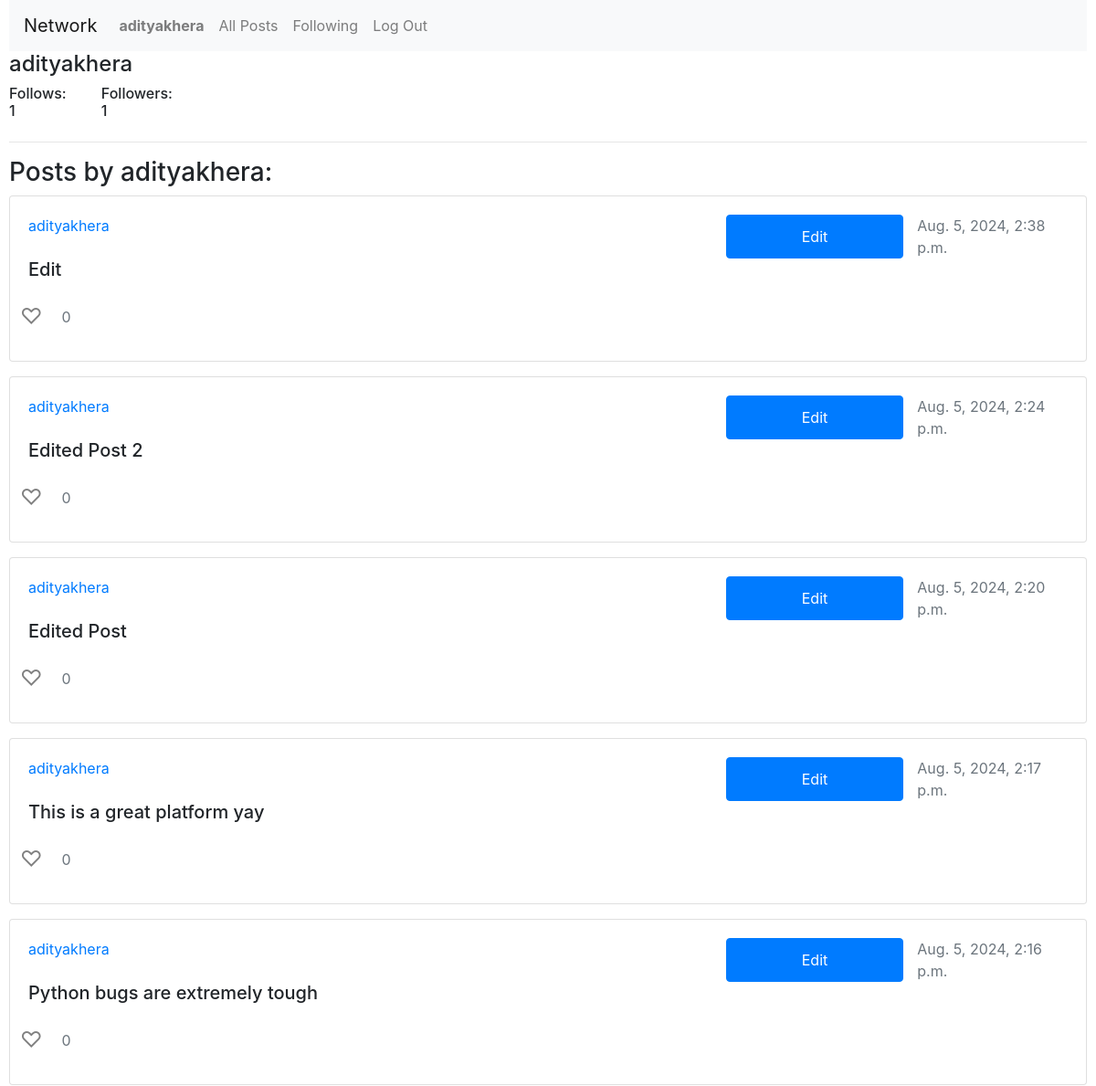
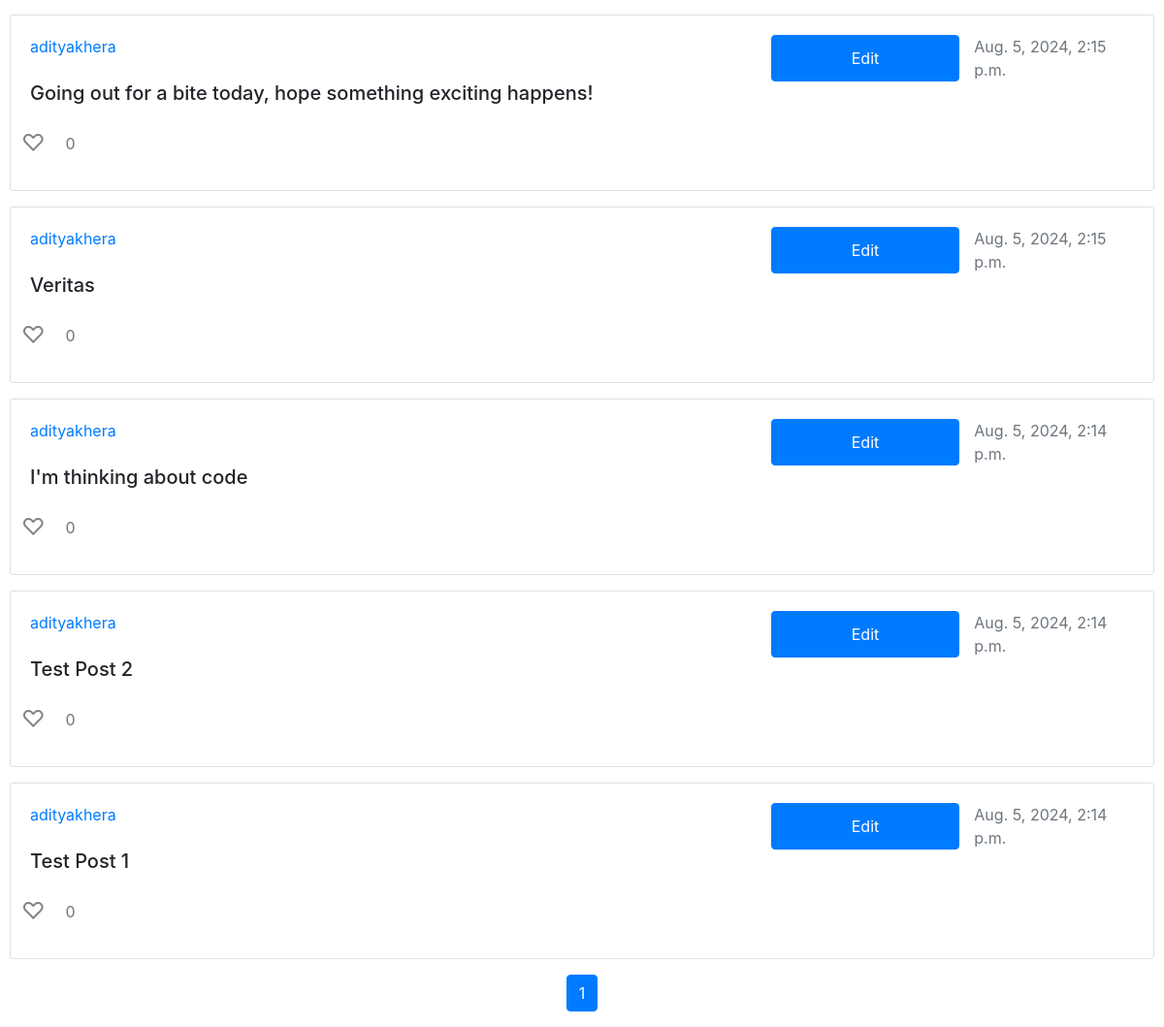
The page /profile/adityakhera (signed in) on the database its author committed (2 pictures, top to bottom).
### network/models.py (models this page shows, shortened)
class User(AbstractUser):
    pass

class Post(models.Model):
    user = models.ForeignKey(User, on_delete=models.CASCADE, related_name = 'posts_made')
    content = models.CharField(max_length=280)
    timestamp = models.DateTimeField(auto_now_add=True)

### network/views.py (the view)
# urls.py: path("profile/<str:username>", views.profile, name='profile'),
def profile(request, username):
    profile = User.objects.get(username = username)
    follower = User.objects.get(pk=request.user.id)
    posts_list = Post.objects.filter(user = profile).order_by('-timestamp')
    paginator = Paginator(posts_list, 10)  # 10 posts per page
    page_number = request.GET.get('page')
    posts = paginator.get_page(page_number)
    if Follower.objects.filter(user = follower, followers = profile).exists():
        following = True
    else:
        following = False
    return render(request, 'network/profile.html', {
        'profile' : profile,
        'posts' : posts,
        'following'  : following
    })

### network/templates/network/profile.html (shortened to what this page needs)
{% extends "network/layout.html" %}
{% block body %}
    <div class="h4">{{profile.username}}</div>
    <div class="row">
        <div class="h6 col-1">Follows: {{profile.followers.count}}</div>
        <div class="h6 col-1">Followers: {{profile.follows.count}}</div>
    </div>
    <hr>
    <h3>Posts by {{profile.username}}:</h3>
    {% if posts %}
        <div class="row">
            <div class="col-12">
                {% for post in posts %}
                <div class="card mb-3">
                    <div class="card-body">
                        <div class="row">
                            {% if post.user.username == user.username %}
                                <a href="{% url 'profile' username=post.user.username %}" class="col-8">{{post.user.username}}</a>
                                <button class="edit-button btn btn-primary col-2" data-post-id="{{ post.id }}" data-post-content="{{ post.content|escapejs }}">Edit</button>
                            {% else %}
                                <a href="{% url 'profile' username=post.user.username %}" class="col-10">{{post.user.username}}</a>
                            {% endif %}
                            <div class="text-muted col-2">{{post.timestamp}}</div>
                        </div>
                        <h5 class="card-title" id="post-content-{{ post.id }}">{{ post.content }}</h5>
                        <div class="row">
                            <button class="like-button {% if user in post.likes.all %}liked{% else %}unliked{% endif %}" data-post-id="{{post.id}}">
                                {% if user in post.likes.all %}
                                &#x2764;
                                {% else %}
                                &#x2661;
                                {% endif %}
                            </button>
                            <p class="text-muted col-2 mt-3" id="like-count-{{post.id}}">{{post.likes.count}}</p>
                        </div>
                    </div>
                </div>
                {% endfor %}
            </div>
        </div>
        <nav aria-label="Page navigation">
            <ul class="pagination justify-content-center">
                {% for i in posts.paginator.page_range %}
                    {% if posts.number == i %}
                        <li class="page-item active"><a class="page-link" href="#">{{ i }}</a></li>
                    {% else %}
                        <li class="page-item"><a class="page-link" href="?page={{ i }}">{{ i }}</a></li>
                    {% endif %}
                {% endfor %}
            </ul>
        </nav>
    {% else %}
        <h4>No Posts Yet</h4>
    {% endif %}
{% endblock %}

### network/templates/network/layout.html (shortened to what this page needs)
{% load static %}
<!DOCTYPE html>
<html lang="en">
    <head>
        <link rel="stylesheet" href="https://stackpath.bootstrapcdn.com/bootstrap/4.4.1/css/bootstrap.min.css">
        <link href="{% static 'network/styles.css' %}" rel="stylesheet">
    </head>
    <body>
        <nav class="navbar navbar-expand-lg navbar-light bg-light">
            <a class="navbar-brand" href="#">Network</a>
            <div>
              <ul class="navbar-nav mr-auto">
                {% if user.is_authenticated %}
                    <li class="nav-item">
                        <a class="nav-link" href="{% url 'profile' username=user.username %}"><strong>{{ user.username }}</strong></a>
                    </li>
                {% endif %}
                <li class="nav-item">
                  <a class="nav-link" href="{% url 'index' %}">All Posts</a>
                </li>
                {% if user.is_authenticated %}
                    <li class="nav-item">
                        <a class="nav-link" href="{% url 'followingpage' %}">Following</a>
                    </li>
                    <li class="nav-item">
                        <a class="nav-link" href="{% url 'logout' %}">Log Out</a>
                    </li>
                {% endif %}
              </ul>
            </div>
          </nav>
        <div class="body">
            {% block body %}
            {% endblock %}
        </div>
    </body>
</html>

### network/templates/network/layout.html (style rules this page uses)
.like-button { background: none; border: none; cursor: pointer; outline: none; font-size: 24px; }
.like-button.unliked { color: grey; }
body { margin-left: 10px; margin-right: 10px; }

### rows shown on the page
User: username "adityakhera", followers.count "1", follows.count "1"
Post: user.username "adityakhera", timestamp "Aug. 5, 2024, 2:38 p.m.", content "Edit", likes.count "0"
Post: user.username "adityakhera", timestamp "Aug. 5, 2024, 2:24 p.m.", content "Edited Post 2", likes.count "0"
Post: user.username "adityakhera", timestamp "Aug. 5, 2024, 2:20 p.m.", content "Edited Post", likes.count "0"
Post: user.username "adityakhera", timestamp "Aug. 5, 2024, 2:17 p.m.", content "This is a great platform yay", likes.count "0"
Post: user.username "adityakhera", timestamp "Aug. 5, 2024, 2:16 p.m.", content "Python bugs are extremely tough", likes.count "0"
Post: user.username "adityakhera", timestamp "Aug. 5, 2024, 2:15 p.m.", content "Going out for a bite today, hope something exciting happens!", likes.count "0"
Post: user.username "adityakhera", timestamp "Aug. 5, 2024, 2:15 p.m.", content "Veritas", likes.count "0"
Post: user.username "adityakhera", timestamp "Aug. 5, 2024, 2:14 p.m.", content "I'm thinking about code", likes.count "0"
Post: user.username "adityakhera", timestamp "Aug. 5, 2024, 2:14 p.m.", content "Test Post 2", likes.count "0"
Post: user.username "adityakhera", timestamp "Aug. 5, 2024, 2:14 p.m.", content "Test Post 1", likes.count "0"

### other values the page prints
{{ i }} "1"
